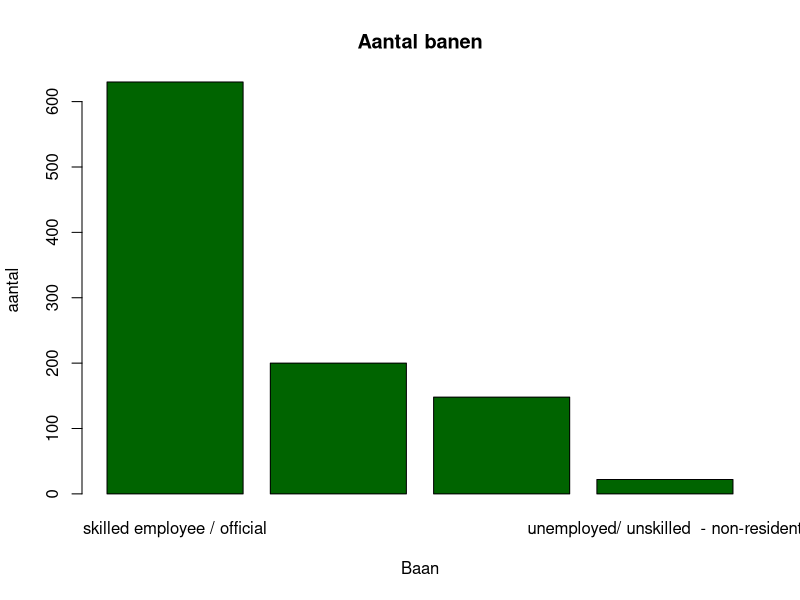

Write R code to recreate this figure. (Note: this script raises an error after producing the figure.)
#OPDRACHT 1

german_data_clean <- read.csv("data/german_data_clean.csv")
barplot (sort (table (german_data_clean$job), decreasing = TRUE), 
main= 'Aantal banen', xlab= 'Baan', ylab= 'aantal',
col= 'darkgreen')

#OPDRACHT 2
## Check eerst welke waarden de sexe var heeft
unique (german_data_clean$personal_status_sex)

personal_status_sex_filter <- german_data_clean$personal_status_sex == 'female : divorced/separated/married' 
age_filter <- german_data_clean$age_years < 40
purpose_filter <- german_data_clean$purpose == 'business'

selected_columns <- c('personal_status_sex', 'duration_months', 'credit_amount', 'purpose')

german_data_clean_filtered <- german_data_clean [personal_status_sex_filter & age_filter & purpose_filter,selected_columns]

write.table(german_data_clean_filtered,
file='data/export/german_data_filtered_opdracht2.csv', 
sep= ';',
row.names = FALSE)

summary(german_data_clean$job)
# categorie 3 is te lang voor plot.
